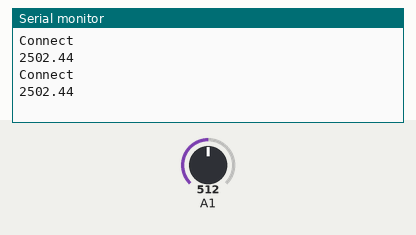
Simulated run of this sketch. Board: Arduino Uno, built with avr-gcc and run on an emulated ATmega328P. Shown: the last lines printed to the serial monitor. Inputs (shaded band) come from the test bench; at power-on: A1 = 512.

Above: at 2.3 s.
2.4 s: A1 set to 0
At 4.1 s:
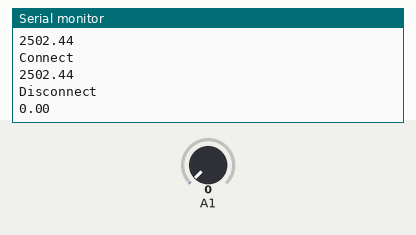
6.0 s: A1 set to 122
At 6.4 s:
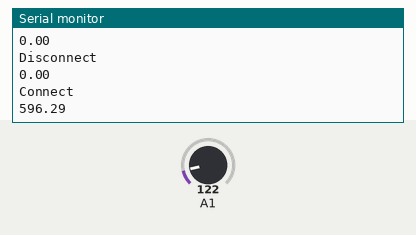
Timing chart, 0 to 9.0 s (numbered marks = the images above; inputs shaded):
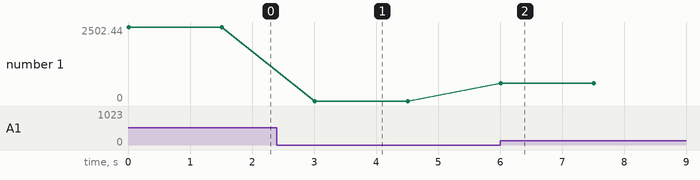

The sketch:

SmartCard-Verify.ino
```cpp
float sec = 1.5;               //time in seconds
void setup() {
 Serial.begin(9600);
 sec *= 1000;
}

void loop() {
  float val = analogRead(A1);
  val = val/0.2046;             //trasformation in mV
  if(val > 200){
    Serial.println("Connect");
  }else{
    Serial.println("Disconnect");
  }
  Serial.println(val);
  delay(sec);
}
```

Measured:
- after the input at 2.4 s, the serial monitor: prints a new line after 0.60 s (image 1)
- after the input at 6.0 s, the serial monitor: prints a new line at once (image 2)
- plotted number 1: 2502.44 → 0 after the input at 2.4 s, 0 → 596.29 after the input at 6.0 s
